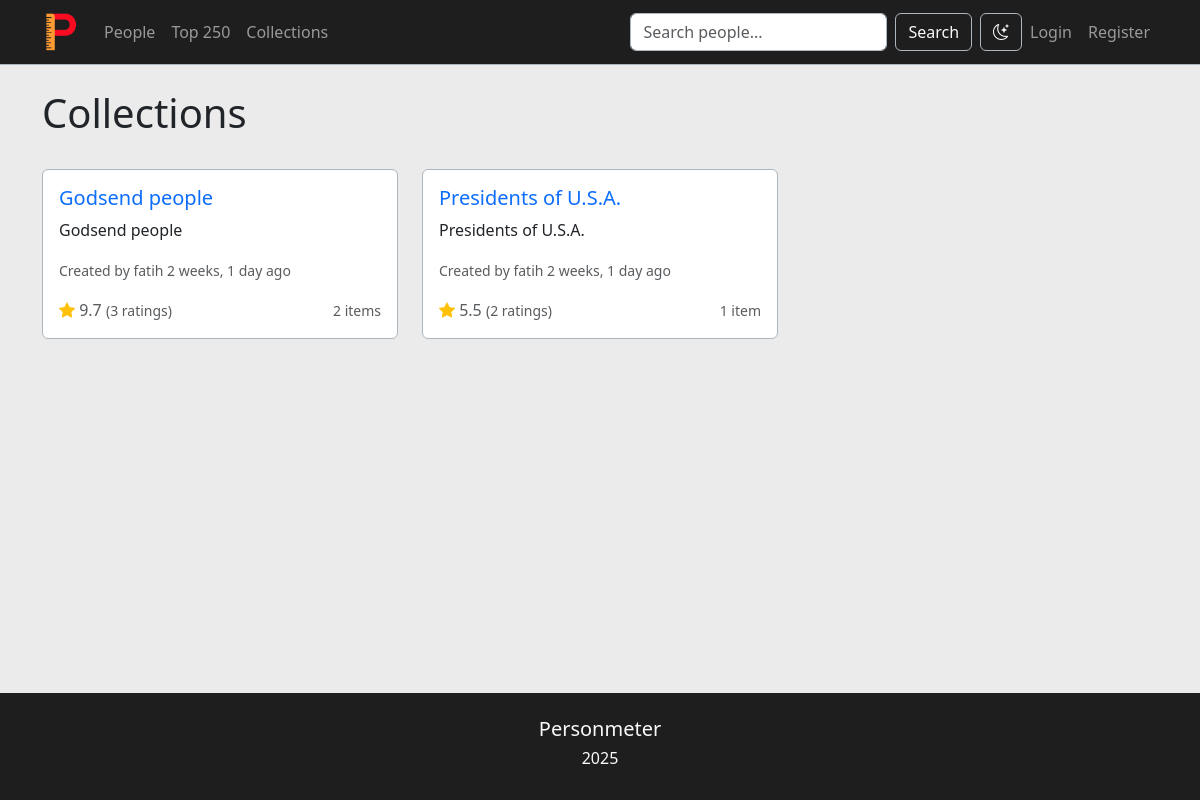
Page /collections/ on the committed database.
### core/models.py (models this page shows, shortened)
class Collection(models.Model):
    title = models.CharField(max_length=200)
    description = models.TextField()
    created_by = models.ForeignKey(User, on_delete=models.CASCADE, related_name='collections')
    persons = models.ManyToManyField(Person, through='CollectionItem', related_name='collections')
    is_public = models.BooleanField(default=True)
    created_at = models.DateTimeField(auto_now_add=True)
    updated_at = models.DateTimeField(auto_now=True)
    class Meta:
        ordering = ['-created_at']
    def total_items(self):
        return self.persons.count()
    def total_ratings(self):
        return Rating.objects.filter(person__in=self.persons.all()).count()
    def average_rating(self):
        return Rating.objects.filter(person__in=self.persons.all()).aggregate(Avg('score'))['score__avg'] or 0.0

### core/views.py (the view)
# urls.py: path('collections/', views.CollectionListView.as_view(), name='collection_list'),
class CollectionListView(ListView):
    model = Collection
    template_name = 'core/collection_list.html'
    context_object_name = 'collections'
    paginate_by = 12
    def get_queryset(self):
        if self.request.user.is_authenticated:
            return Collection.objects.filter(
                Q(is_public=True) | Q(created_by=self.request.user)
            ).distinct()
        return Collection.objects.filter(is_public=True)

### core/templates/core/collection_list.html (shortened to what this page needs)
{% extends 'core/base.html' %}
{% block content %}
<div class="d-flex justify-content-between align-items-center mb-4">
    <h1>Collections</h1>
</div>
<div class="row row-cols-1 row-cols-md-2 row-cols-lg-3 g-4 mb-4">
    {% for collection in collections %}
        <div class="col">
            <div class="card h-100 border-dark-subtle">
                <div class="card-body">
                    <div class="d-flex justify-content-between align-items-start mb-2">
                        <h5 class="card-title mb-0">
                            <a href="{% url 'collection_detail' collection.pk %}" class="text-decoration-none">
                                {{ collection.title }}
                            </a>
                        </h5>
                    </div>
                    <p class="card-text">{{ collection.description|truncatewords:30 }}</p>
                    <div class="mb-3">
                        <small class="text-muted">
                            Created by {{ collection.created_by.username }}
                            {{ collection.created_at|timesince }} ago
                        </small>
                    </div>
                    <div class="d-flex justify-content-between align-items-center">
                        <div class="text-muted">
                            <i class="bi bi-star-fill text-warning"></i> {{ collection.average_rating|floatformat:1 }}
                            <small class="text-muted">
                                ({{ collection.total_ratings }} rating{{ collection.total_ratings|pluralize }})
                            </small>
                        </div>
                        <small class="text-muted">{{ collection.total_items }} item{{ collection.total_items|pluralize }}</small>
                    </div>
                </div>
            </div>
        </div>
    {% endfor %}
</div>
{% endblock %}

### core/templates/core/base.html (style rules this page uses)
[data-bs-theme="light"] body { background-color: #ebebeb; }

### rows in the picture
Collection: title "Godsend people", description "Godsend people", created_by.username "fatih", created_at "2 weeks, 1 day", average_rating "9.7", total_ratings "3", total_items "2"
Collection: title "Presidents of U.S.A.", description "Presidents of U.S.A.", created_by.username "fatih", created_at "2 weeks, 1 day", average_rating "5.5", total_ratings "2", total_items "1"
